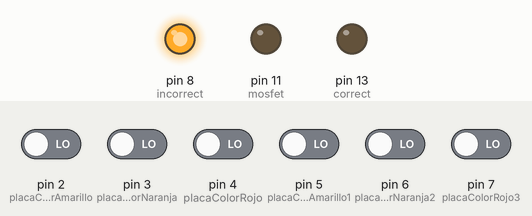
A sketch run on a simulated Arduino Uno, built with avr-gcc and run on an emulated ATmega328P. Parts: output pins drawn as LEDs (lit = HIGH). The inputs (shaded band) are chosen by the test bench; at power-on: pin 2 (placaColorAmarillo), pin 3 (placaColorNaranja), pin 4 (placaColorRojo), pin 5 (placaColorAmarillo1), pin 6 (placaColorNaranja2), pin 7 (placaColorRojo3) LOW.

Above: at 1.2 s.
1.3 s: pin 2 (placaColorAmarillo) driven HIGH and pin 3 (placaColorNaranja) driven HIGH and pin 4 (placaColorRojo) driven HIGH and pin 5 (placaColorAmarillo1) driven HIGH and pin 6 (placaColorNaranja2) driven HIGH
At 1.9 s:
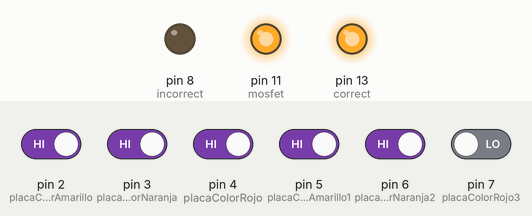
2.8 s: pin 4 (placaColorRojo) driven LOW
At 4.0 s:
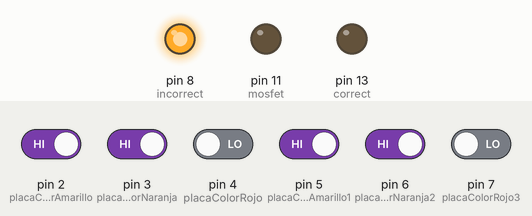
4.3 s: pin 4 (placaColorRojo) driven HIGH
At 5.4 s:
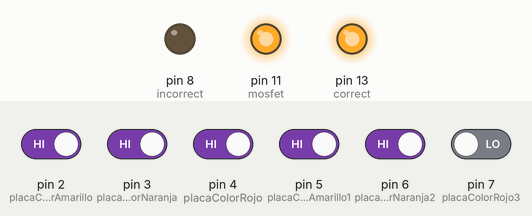
Timing chart, 0 to 7.3 s (numbered marks = the images above; inputs shaded):
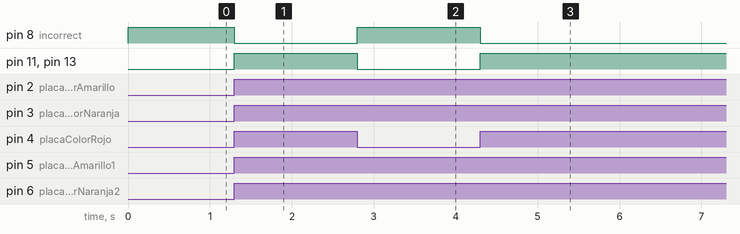

The sketch:

sarcofago.ino
```cpp
/*

Automatizacion - sarcofago
Created by Cindy Canul Canul & Cristian Kumul Uc
E-mail: cindycanul92@gmail.com, cristiankumul@gmail.com
*/


/* MATERIALES
2 ARDUINOS
12 SENSORES HALL
2 LEDS
2 SOLENOIDE CERRADURA
2 CIRCUITOS MOSFET

*/


/*  CABLES para montar en PROTOBOARD
Cables para UN solo sarcofago, usar dos veces la lista para el segundo.


Jumpers:
M-M: MACHO A MACHO
M-H: MACHO A HEMBRA
H-H: HEMBRA A HEMBRA


#CABLES | #HILOS |
  2          2      M-M para corriente y tierra del protoboard, puente de protoboard
  6          3      M-H para sensores hall
  2          1      M-M para leds
  1          3      M-H para mosfet
  1          2      M-M para solenoide (no olvide los cables
                  para la conectarlo con la fuente de 12v)


*/


// Variables, el numero descrito es el PIN a utilizar en la placa arduino.
// El numero no necesariamente tiene que ser el que esta descrito aqui, puede ser diferente.


int placaColorAmarillo = 2;
int placaColorNaranja = 3;
int placaColorRojo = 4;

// Estas son por seguridad, en caso de que las primeras partes no funcionen


int placaColorAmarillo1 = 5;
int placaColorNaranja2 = 6;
int placaColorRojo3 = 7;

// validacion del juego

int correct = 13;  // llaves correctas
int incorrect = 8;

int mosfet = 11;

//variables para guardar
int temp = 0;
int temp1 = 0;
int temp2 = 0;
int temp3 = 0;
int temp4 = 0;
int temp5 = 0;
int temp6 = 0;


// INPUTS AND OUTPUTS, entradas y salidas
// para declarar la entra o salida del PIN

void setup() {

  //entrdas
 pinMode(placaColorAmarillo, INPUT);
 pinMode(placaColorNaranja, INPUT);
 pinMode(placaColorRojo, INPUT);

 pinMode(placaColorAmarillo1, INPUT);
 pinMode(placaColorNaranja2, INPUT);
 pinMode(placaColorRojo3, INPUT);

 //salida
  pinMode(correct, OUTPUT);
  pinMode(incorrect, OUTPUT);

  pinMode(mosfet, OUTPUT);


  Serial.begin(9600);


}


void loop() {


  temp1 = digitalRead(placaColorAmarillo);         temp4 = digitalRead(placaColorAmarillo1);
  temp2 = digitalRead(placaColorNaranja);          temp5 = digitalRead(placaColorNaranja2);
  temp3 = digitalRead(placaColorRojo);             temp6 = digitalRead(placaColorRojo3);


  if(comparePairs(placaColorAmarillo,placaColorAmarillo1) && comparePairs(placaColorNaranja,placaColorNaranja2) && comparePairs(placaColorRojo,placaColorRojo3) ){
  digitalWrite(correct, HIGH);
  digitalWrite(incorrect, LOW);
  digitalWrite(mosfet, HIGH);

  }
  else{
  digitalWrite(incorrect, HIGH);
  digitalWrite(correct, LOW);
  digitalWrite(mosfet, LOW);

  }


} //loop


// THIS FUNCTION IS FOR HALL SENSOR
  bool getHallValue(int x){
    if (digitalRead(x)) return true;
    else return false;
  }

  bool comparePairs(int x, int y)
  {
    if(getHallValue(x) == true || getHallValue(y) == true )
    return true;
    else
    return false;
  }
```

Measured:
- after the input at 1.3 s, pin 8 (incorrect): HIGH → LOW at once; pin 11 (mosfet), pin 13 (correct): LOW → HIGH at once
- after the input at 2.8 s, pin 8 (incorrect): LOW → HIGH at once; pin 11 (mosfet), pin 13 (correct): HIGH → LOW at once
- after the input at 4.3 s, pin 8 (incorrect): HIGH → LOW at once; pin 11 (mosfet), pin 13 (correct): LOW → HIGH at once
